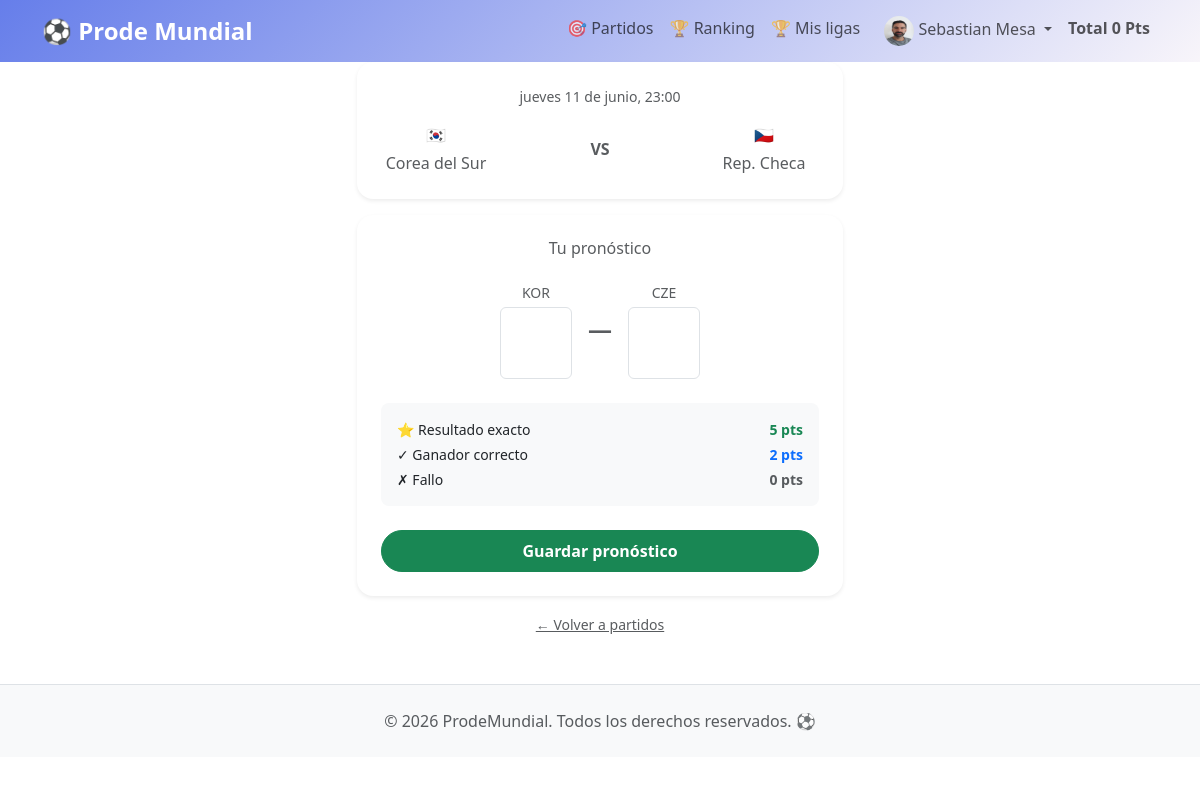
The page /predictions/match/218/create/ (signed in) on the database its author committed.
### apps/accounts/models.py (models this page shows, shortened)
class UserProfile(models.Model):
    user = models.OneToOneField(User, on_delete=models.CASCADE, related_name='profile')
    avatar = models.ImageField(upload_to='avatars/', null=True, blank=True)
    created_at = models.DateTimeField(auto_now_add=True)
    class Meta:
        verbose_name = 'Perfil'
        verbose_name_plural = 'Perfiles'

### apps/matches/models.py (models this page shows, shortened)
class Match(models.Model):
    class Status(models.TextChoices):
        PENDING     = 'PENDING',     'Pendiente'
        IN_PROGRESS = 'IN_PROGRESS', 'En juego'
        FINISHED    = 'FINISHED',    'Finalizado'
    home_team    = models.ForeignKey(Team, on_delete=models.PROTECT, related_name='home_matches', verbose_name='Local')
    away_team    = models.ForeignKey(Team, on_delete=models.PROTECT, related_name='away_matches', verbose_name='Visitante')
    kickoff_time = models.DateTimeField(verbose_name='Fecha y hora')
    home_score   = models.PositiveSmallIntegerField(null=True, blank=True, verbose_name='Goles local')
    away_score   = models.PositiveSmallIntegerField(null=True, blank=True, verbose_name='Goles visitante')
    status       = models.CharField(max_length=15, choices=Status.choices, default=Status.PENDING, verbose_name='Estado')
    class Meta:
        verbose_name = 'Partido'
        verbose_name_plural = 'Partidos'
        ordering = ['kickoff_time']
    @property
    def is_locked(self):
        from django.conf import settings
        lock_minutes = getattr(settings, 'PREDICTION_LOCK_MINUTES', 10)
        delta = self.kickoff_time - timezone.now()
        return delta.total_seconds() < lock_minutes * 60

class Team(models.Model):
    name = models.CharField(max_length=100, verbose_name='Nombre')
    code = models.CharField(max_length=3, unique=True, verbose_name='Código')
    flag = models.CharField(max_length=10, blank=True, verbose_name='Emoji bandera')
    class Meta:
        verbose_name = 'Equipo'
        verbose_name_plural = 'Equipos'
        ordering = ['name']

### apps/predictions/views.py (the view, shortened to what this page needs)
# urls.py: path('match/<int:match_pk>/create/', PredictionCreateUpdateView.as_view(), name='create'),
class PredictionCreateUpdateView(LoginRequiredMixin, CreateView):
    model = Prediction
    fields = ('home_goals', 'away_goals')
    template_name = 'predictions/prediction_form.html'
    def dispatch(self, request, *args, **kwargs):
        self.match = Match.objects.get(pk=kwargs['match_pk'])
        return super().dispatch(request, *args, **kwargs)
    def get_context_data(self, **kwargs):
        context = super().get_context_data(**kwargs)
        context['match'] = self.match
        context['is_locked'] = self.match.is_locked
        return context
    def get_form(self, form_class=None):
        form = super().get_form(form_class)
        try:
            existing = Prediction.objects.get(user=self.request.user, match=self.match)
            form.instance = existing
            form.initial = {
                'home_goals': existing.home_goals,
                'away_goals': existing.away_goals,
            }
        except Prediction.DoesNotExist:
            pass
        return form

### apps/accounts/context_processors.py (called while the page is built)
def user_points(request):
    if request.user.is_authenticated:
        from apps.predictions.models import Prediction
        total = Prediction.objects.filter(
            user=request.user
        ).aggregate(total=Sum('points'))['total'] or 0
        return {'user_total_points': total}
    return {'user_total_points': 0}

### templates/predictions/prediction_form.html (shortened to what this page needs)
{% extends "base.html" %}  {% block content %}
<div class="row justify-content-center">
  <div class="col-12 col-sm-10 col-md-7 col-lg-5">
    <div class="card border-0 shadow-sm rounded-4 mb-3">
      <div class="card-body p-4">
        <p class="text-muted text-center small mb-3">
          {{ match.kickoff_time|date:"l d \d\e F, H:i" }}
        </p>
        <div class="d-flex align-items-center justify-content-between">
          <div class="text-center" style="width: 110px">
            <div class="flag-lg mb-1">{{ match.home_team.flag }}</div>
            <div class="text-muted">{{ match.home_team.name }}</div>
          </div>
          <div class="text-center text-muted fw-bold px-2">VS</div>
          <div class="text-center" style="width: 110px">
            <div class="flag-lg mb-1">{{ match.away_team.flag }}</div>
            <div class="text-muted">{{ match.away_team.name }}</div>
          </div>
        </div>
      </div>
    </div>
    <div class="card border-0 shadow-sm rounded-4">
      <div class="card-body p-4">
        <h2 class="h6 text-center text-muted mb-4">Tu pronóstico</h2>
        <form method="post" novalidate>
          <div
            class="d-flex align-items-center justify-content-center gap-3 mb-4"
          >
            <div class="text-center">
              <div class="small text-muted mb-1">
                {{ match.home_team.code }}
              </div>
              <input
                type="number"
                name="home_goals"
                value="{{ form.home_goals.value|default:'' }}"
                min="0"
                max="20"
                class="form-control text-center fw-bold"
                style="width: 72px; height: 72px; font-size: 2rem"
                required
              />
            </div>
            <div class="fw-bold text-muted fs-4 pb-1">—</div>
            <div class="text-center">
              <div class="small text-muted mb-1">
                {{ match.away_team.code }}
              </div>
              <input
                type="number"
                name="away_goals"
                value="{{ form.away_goals.value|default:'' }}"
                min="0"
                max="20"
                class="form-control text-center fw-bold"
                style="width: 72px; height: 72px; font-size: 2rem"
                required
              />
            </div>
          </div>
          <div
            class="rounded-3 p-3 mb-4 small"
            style="background: var(--bs-light)"
          >
            <div class="d-flex justify-content-between mb-1">
              <span>⭐ Resultado exacto</span>
              <strong class="text-success">5 pts</strong>
            </div>
            <div class="d-flex justify-content-between mb-1">
              <span>✓ Ganador correcto</span>
              <strong class="text-primary">2 pts</strong>
            </div>
            <div class="d-flex justify-content-between">
              <span>✗ Fallo</span>
              <strong class="text-muted">0 pts</strong>
            </div>
          </div>
          <button
            type="submit"
            class="btn btn-success w-100 rounded-pill fw-semibold py-2"
          >
            Guardar pronóstico
          </button>
        </form>
      </div>
    </div>
    <div class="text-center mt-3">
      <a href="{% url 'matches:list' %}" class="text-muted small"
        >← Volver a partidos</a
      >
    </div>
  </div>
</div>
{% endblock %}

### templates/base.html (shortened to what this page needs)
<!DOCTYPE html>
<html lang="es">
<head>
    {% load static %}
    <link href="https://cdn.jsdelivr.net/npm/bootstrap@5.3.0/dist/css/bootstrap.min.css" rel="stylesheet">
    <link rel="stylesheet" href="{% static 'css/prode.css' %}">
</head>
<body>
    <nav class="navbar navbar-expand-lg navbar-ligth navbars" >
        <div class="container">
            <a class="navbar-brand text-white" href="{% url 'home' %}">
                ⚽ Prode Mundial
            </a>
            <div class="collapse navbar-collapse" id="navbarNav">
                <ul class="navbar-nav ms-auto">
                    <li class="nav-item">
                        <a class="nav-link" href="{% url 'matches:list' %}">🎯 Partidos</a>
                    </li>
                    {% if user.is_authenticated %}
                        <li class="nav-item">
                            <a class="nav-link" href="{% url 'predictions:ranking' %}">🏆 Ranking</a>
                        </li>
                        <li class="nav-item">
                            <a class="nav-link" href="{% url 'leagues:my_leagues' %}">🏆 Mis ligas</a>
                        </li>
                        <li class="nav-item dropdown">
                            <a class="nav-link dropdown-toggle" href="#" id="userDropdown" role="button" data-bs-toggle="dropdown">
                                {% if user.profile.avatar %}
                                    <img src="{{ user.profile.avatar.url }}"
                                        alt="{{ user.username }}"
                                        class="rounded-circle ms-2"
                                        style="width: 30px; height: 30px;">
                                {% else %}
                                    👤
                                {% endif %}
                                {{ user.get_full_name|default:user.username }}
                            </a>
                        </li>
                        <li class="nav-link"><strong>Total {{ user_total_points|default:0 }} Pts</strong></li>
                    {% endif %}
                </ul>
            </div>
        </div>
    </nav>
    <main>
        {% block content %}{% endblock %}
    </main>
    <footer class="py-4 mt-5">
        <div class="container text-center text-muted">
            <p class="mb-0">© 2026 ProdeMundial. Todos los derechos reservados. ⚽</p>
        </div>
    </footer>
</body>
</html>

### static/css/prode.css (style rules this page uses)
.card.rounded-4 { transition: transform .15s ease, box-shadow .15s ease; }
:root { --primary-color: #667eea; --secondary-color: #f8f5fa; --black-color: #000000; }
body { font-family: 'Segoe UI', Tahoma, Geneva, Verdana, sans-serif; }
.navbar { background: linear-gradient(135deg, var(--primary-color) 0%, var(--secondary-color) 100%) !important; }
.navbar-brand { font-weight: bold; font-size: 1.5rem; }
.card { border: none; box-shadow: 0 4px 6px rgba(0, 0, 0, 0.1); transition: transform 0.3s, box-shadow 0.3s; }
footer { background-color: #f8f9fa; border-top: 1px solid #dee2e6; margin-top: 5rem; }
input[type=number].form-control { -moz-appearance: textfield; }

### rows shown on the page
Match: kickoff_time "jueves 11 de junio, 23:00", home_team.flag "🇰🇷", home_team.name "Corea del Sur", away_team.flag "🇨🇿", away_team.name "Rep. Checa", home_team.code "KOR", away_team.code "CZE"

### other values the page prints
{{ user.get_full_name|default:user.username }} "Sebastian Mesa"
{{ user_total_points|default:0 }} "0"
